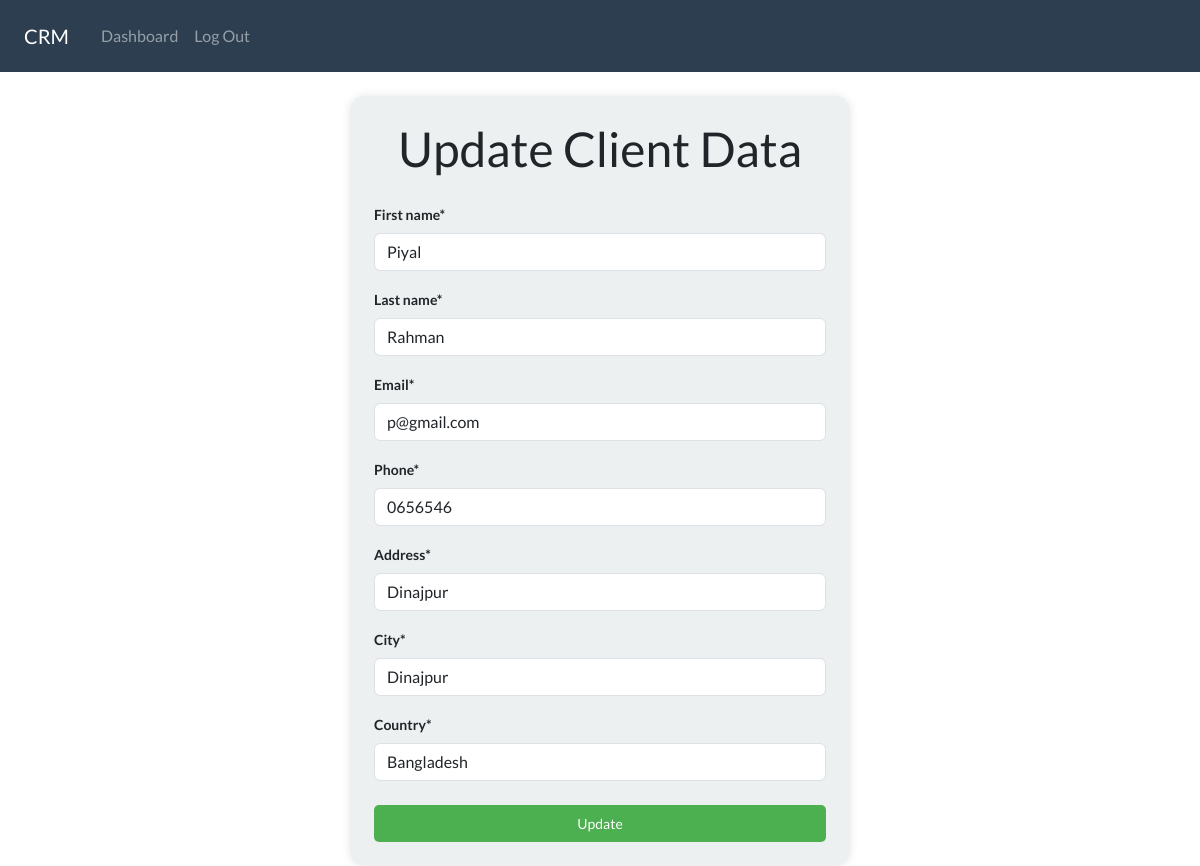
The page /update/4 (signed in) on the database its author committed.
### client/models.py (models this page shows, shortened)
class ClientData(models.Model):
    creation_date = models.DateTimeField(auto_now_add=True)
    first_name = models.CharField(max_length=100)
    last_name = models.CharField(max_length=100)
    email = models.EmailField(max_length=50)
    phone = models.CharField(max_length=20)
    address = models.CharField(max_length=100)
    city = models.CharField(max_length=50)
    country = models.CharField(max_length=50)

### client/views.py (the view)
# urls.py: path('update/<int:pk>',views.update,name='update'),
@login_required(login_url='login')
def update(request,pk):
    data = ClientData.objects.get(id=pk)
    form = UpdateDataForm(instance=data)
    if request.method == 'POST':
        form =UpdateDataForm(request.POST,instance=data)
        if form.is_valid():
            form.save()
            return redirect ('/dashboard')
    context ={'form':form}
    return render(request,'client/update.html',context)

### client/forms.py
class UpdateDataForm(forms.ModelForm):
    class Meta:
        model = ClientData
        fields = ['first_name','last_name','email','phone','address','city','country']

### client/templates/client/update.html (shortened to what this page needs)
{% extends "client/base.html" %}
{% load crispy_forms_tags %}
{% block body %}
<div class="container bg-light shadow-md p-4 form-layout">
    <h1 class="text-center mb-4">Update Client Data</h1>
    <form action="" method="POST" autocomplete="off">
        <div class="form-group">
            {{ form.first_name|as_crispy_field }}
        </div>
        <div class="form-group">
            {{ form.last_name|as_crispy_field }}
        </div>
        <div class="form-group">
            {{ form.email|as_crispy_field }}
        </div>
        <div class="form-group">
            {{ form.phone|as_crispy_field }}
        </div>
        <div class="form-group">
            {{ form.address|as_crispy_field }}
        </div>
        <div class="form-group">
            {{ form.city|as_crispy_field }}
        </div>
        <div class="form-group">
            {{ form.country|as_crispy_field }}
        </div>
        <div class="text-center mt-4">
            <button type="submit" class="btn btn-primary btn-block py-2">Update</button>
        </div>
    </form>
</div>
{% endblock %}

### static/css/style.css (style rules this page uses)
.form-layout { border-radius: 15px; width: 500px; margin: auto; padding: 10px 20px; box-shadow: 0px 0px 10px 0px rgba(0,0,0,0.1); }
.form-control { margin-bottom: 8px; }
label { font-weight: bold; font-size: 14px; }
.btn-primary { background-color: #4CAF50; border: none; color: white; padding: 8px 16px; font-size: 14px; border-radius: 5px; }

### rows shown on the page
ClientData: first_name "Piyal", last_name "Rahman", email "p@gmail.com", phone "0656546", address "Dinajpur", city "Dinajpur", country "Bangladesh"
